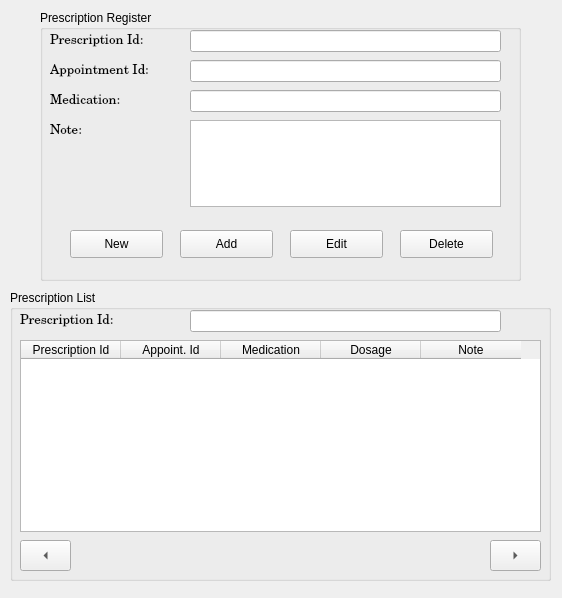
<?xml version="1.0" encoding="UTF-8"?>
<ui version="4.0">
 <class>Form</class>
 <widget class="QWidget" name="Form">
  <property name="geometry">
   <rect>
    <x>0</x>
    <y>0</y>
    <width>562</width>
    <height>598</height>
   </rect>
  </property>
  <property name="windowTitle">
   <string>Form</string>
  </property>
  <widget class="QGroupBox" name="prescriptregisterGroupBox">
   <property name="geometry">
    <rect>
     <x>40</x>
     <y>10</y>
     <width>481</width>
     <height>271</height>
    </rect>
   </property>
   <property name="title">
    <string>Prescription Register</string>
   </property>
   <widget class="QLabel" name="labelregPrescriptId">
    <property name="geometry">
     <rect>
      <x>10</x>
      <y>20</y>
      <width>141</width>
      <height>21</height>
     </rect>
    </property>
    <property name="font">
     <font>
      <family>Century Schoolbook</family>
      <pointsize>10</pointsize>
     </font>
    </property>
    <property name="text">
     <string>Prescription Id:</string>
    </property>
   </widget>
   <widget class="QLineEdit" name="leRegPrescriptId">
    <property name="geometry">
     <rect>
      <x>150</x>
      <y>20</y>
      <width>311</width>
      <height>22</height>
     </rect>
    </property>
   </widget>
   <widget class="QLabel" name="labelAppointId">
    <property name="geometry">
     <rect>
      <x>10</x>
      <y>50</y>
      <width>141</width>
      <height>21</height>
     </rect>
    </property>
    <property name="font">
     <font>
      <family>Century Schoolbook</family>
      <pointsize>10</pointsize>
     </font>
    </property>
    <property name="text">
     <string>Appointment Id:</string>
    </property>
   </widget>
   <widget class="QLineEdit" name="leFKAppointId">
    <property name="geometry">
     <rect>
      <x>150</x>
      <y>50</y>
      <width>311</width>
      <height>22</height>
     </rect>
    </property>
   </widget>
   <widget class="QLabel" name="labelMedication">
    <property name="geometry">
     <rect>
      <x>10</x>
      <y>80</y>
      <width>121</width>
      <height>21</height>
     </rect>
    </property>
    <property name="font">
     <font>
      <family>Century Schoolbook</family>
      <pointsize>10</pointsize>
     </font>
    </property>
    <property name="text">
     <string>Medication:</string>
    </property>
   </widget>
   <widget class="QLineEdit" name="leRegMedication">
    <property name="geometry">
     <rect>
      <x>150</x>
      <y>80</y>
      <width>311</width>
      <height>22</height>
     </rect>
    </property>
   </widget>
   <widget class="QLabel" name="labelNote">
    <property name="geometry">
     <rect>
      <x>10</x>
      <y>110</y>
      <width>131</width>
      <height>21</height>
     </rect>
    </property>
    <property name="font">
     <font>
      <family>Century Schoolbook</family>
      <pointsize>10</pointsize>
     </font>
    </property>
    <property name="text">
     <string>Note:</string>
    </property>
   </widget>
   <widget class="QPushButton" name="prebtnNew">
    <property name="geometry">
     <rect>
      <x>30</x>
      <y>220</y>
      <width>93</width>
      <height>28</height>
     </rect>
    </property>
    <property name="text">
     <string>New</string>
    </property>
   </widget>
   <widget class="QPushButton" name="prebtnAdd">
    <property name="geometry">
     <rect>
      <x>140</x>
      <y>220</y>
      <width>93</width>
      <height>28</height>
     </rect>
    </property>
    <property name="text">
     <string>Add</string>
    </property>
   </widget>
   <widget class="QPushButton" name="prebtnEdit">
    <property name="geometry">
     <rect>
      <x>250</x>
      <y>220</y>
      <width>93</width>
      <height>28</height>
     </rect>
    </property>
    <property name="text">
     <string>Edit</string>
    </property>
   </widget>
   <widget class="QPushButton" name="prebtnDelete">
    <property name="geometry">
     <rect>
      <x>360</x>
      <y>220</y>
      <width>93</width>
      <height>28</height>
     </rect>
    </property>
    <property name="text">
     <string>Delete</string>
    </property>
   </widget>
   <widget class="QTextEdit" name="noteTextEdit">
    <property name="geometry">
     <rect>
      <x>150</x>
      <y>110</y>
      <width>311</width>
      <height>87</height>
     </rect>
    </property>
   </widget>
  </widget>
  <widget class="QGroupBox" name="prescriptlistGroupBox">
   <property name="geometry">
    <rect>
     <x>10</x>
     <y>290</y>
     <width>541</width>
     <height>291</height>
    </rect>
   </property>
   <property name="title">
    <string>Prescription List</string>
   </property>
   <widget class="QLabel" name="labellistPrescriptId">
    <property name="geometry">
     <rect>
      <x>10</x>
      <y>20</y>
      <width>131</width>
      <height>21</height>
     </rect>
    </property>
    <property name="font">
     <font>
      <family>Century Schoolbook</family>
      <pointsize>10</pointsize>
     </font>
    </property>
    <property name="text">
     <string>Prescription Id:</string>
    </property>
   </widget>
   <widget class="QLineEdit" name="leFindPrescriptId">
    <property name="geometry">
     <rect>
      <x>180</x>
      <y>20</y>
      <width>311</width>
      <height>22</height>
     </rect>
    </property>
   </widget>
   <widget class="QTableWidget" name="prescriptTableWidget">
    <property name="geometry">
     <rect>
      <x>10</x>
      <y>50</y>
      <width>521</width>
      <height>192</height>
     </rect>
    </property>
    <column>
     <property name="text">
      <string>Prescription Id</string>
     </property>
    </column>
    <column>
     <property name="text">
      <string>Appoint. Id</string>
     </property>
    </column>
    <column>
     <property name="text">
      <string>Medication</string>
     </property>
    </column>
    <column>
     <property name="text">
      <string>Dosage</string>
     </property>
    </column>
    <column>
     <property name="text">
      <string>Note</string>
     </property>
    </column>
   </widget>
   <widget class="QToolButton" name="prebtnBefore">
    <property name="geometry">
     <rect>
      <x>10</x>
      <y>250</y>
      <width>51</width>
      <height>31</height>
     </rect>
    </property>
    <property name="text">
     <string>...</string>
    </property>
    <property name="arrowType">
     <enum>Qt::LeftArrow</enum>
    </property>
   </widget>
   <widget class="QToolButton" name="prebtnAfter">
    <property name="geometry">
     <rect>
      <x>480</x>
      <y>250</y>
      <width>51</width>
      <height>31</height>
     </rect>
    </property>
    <property name="text">
     <string>...</string>
    </property>
    <property name="arrowType">
     <enum>Qt::RightArrow</enum>
    </property>
   </widget>
  </widget>
 </widget>
 <resources/>
 <connections/>
</ui>
